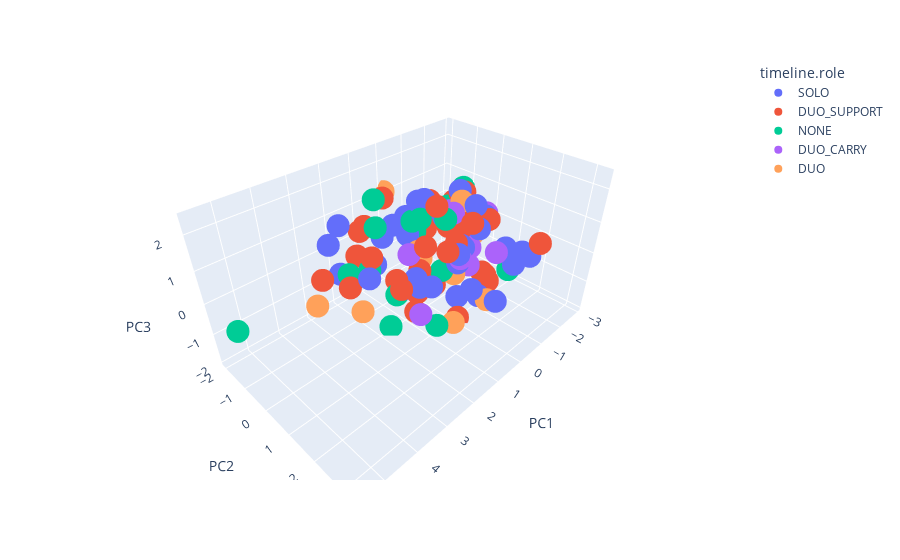

Here is the notebook cell this chart was saved with:
### Code cell
import plotly.express as px
fig = px.scatter_3d(reduced_df[::10000], x='PC1', y='PC2', z='PC3',
                    color='timeline.role')
fig.show()
